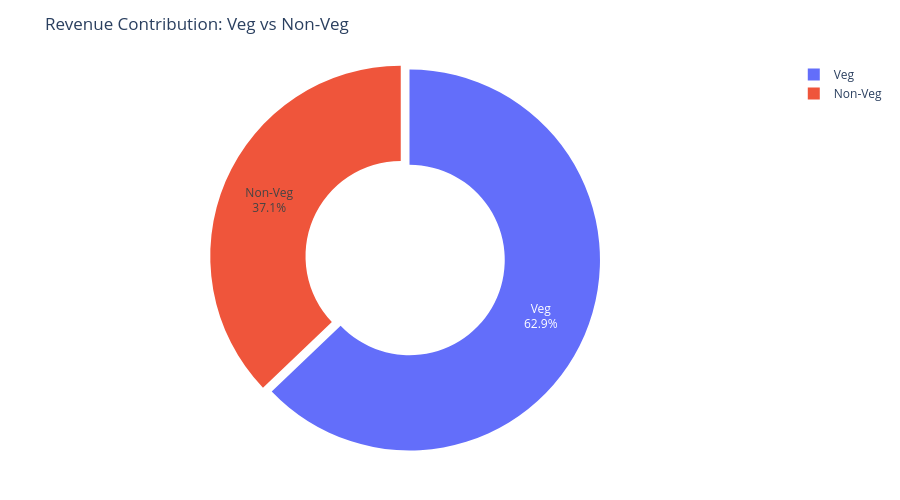

Notebook source saved alongside this figure:
### Code cell
fig= px.pie(food_revenue,
            values="Price (INR)",
            names="Food Category",
            hole=0.5,
            title="Revenue Contribution: Veg vs Non-Veg",
           )
fig.update_traces(
    textinfo="percent+label",
    pull=[0.05,0]
)

fig.update_layout(
    height=500,
    margin=dict(t=60, b=40, l=40, r=40)
)

fig.show()

### Figure 1 — Plotly figure (JSON) as saved in the notebook; plotly's stock layout.template omitted (floating-point values rounded to 4 significant figures)
{"data": [{"domain": {"x": [0, 1], "y": [0, 1]}, "hole": 0.5, "hovertemplate": "Food Category=%{label}<br>Price (INR)=%{value}<extra></extra>", "labels": ["Non-Veg", "Veg"], "legendgroup": "", "name": "", "pull": [0.05, 0], "showlegend": true, "textinfo": "percent+label", "type": "pie", "values": [19680000.0, 33330000.0]}], "layout": {"height": 500, "legend": {"tracegroupgap": 0}, "margin": {"b": 40, "l": 40, "r": 40, "t": 60}, "title": {"text": "Revenue Contribution: Veg vs Non-Veg"}}}
